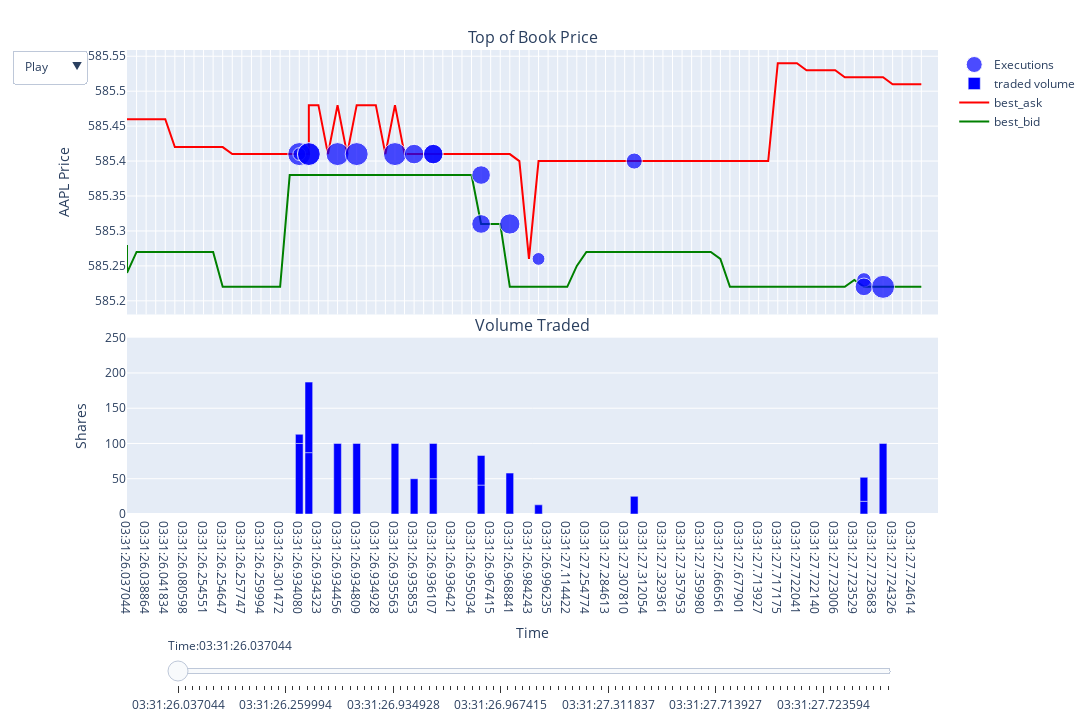

The code cell stored with this chart in its notebook:
### Code cell
# add the full slider to the layout
my_fig_dict["layout"]["sliders"] = [my_sliders_dict]

# plot the data and create an upper and lower sub plot
fig = go.Figure(my_fig_dict).set_subplots(2, 1, subplot_titles=('Top of Book Price', 'Volume Traded'), vertical_spacing=0.05, row_heights=[0.6, 0.4], shared_xaxes=True)
# set x and y for volume bar chart
fig.data[2].xaxis = "x2"
fig.data[2].yaxis = "y2"
fig.update_layout(yaxis2_title='Shares', xaxis2_title='Time')
fig.update_layout(width=1440, height=722, margin=dict(l=50, r=50, b=75, t=50), yaxis2_range=[0,250])
fig.show()
#fig.write_html("../data/html/AAPL_L1_Data.html")

### Figure 1 — Plotly figure (JSON) as saved in the notebook; plotly's stock layout.template omitted (floating-point values rounded to 4 significant figures)
{"data": [{"line": {"color": "green"}, "mode": "lines", "name": "best_bid", "type": "scatter", "x": ["03:31:26.037044", "03:31:26.037044", "03:31:26.037225", "03:31:26.038864", "03:31:26.038946", "03:31:26.041834", "03:31:26.080518", "03:31:26.080598", "03:31:26.081039", "03:31:26.254551", "03:31:26.254645", "03:31:26.254647", "03:31:26.257679", "03:31:26.257747", "03:31:26.258107", "03:31:26.259994", "03:31:26.298881", "03:31:26.301472", "03:31:26.422990", "03:31:26.934080", "03:31:26.934080", "03:31:26.934209", "03:31:26.934209", "03:31:26.934209", "03:31:26.934323", "03:31:26.934428", "03:31:26.934456", "03:31:26.934688", "03:31:26.934809", "03:31:26.934913", "03:31:26.934928", "03:31:26.935078", "03:31:26.935563", "03:31:26.935810", "03:31:26.935853", "03:31:26.936080", "03:31:26.936107", "03:31:26.936107", "03:31:26.936347", "03:31:26.936421", "03:31:26.936462", "03:31:26.955034", "03:31:26.966554", "03:31:26.966554", "03:31:26.966554", "03:31:26.967415", "03:31:26.967419", "03:31:26.968841", "03:31:26.973032", "03:31:26.984243", "03:31:26.984337", "03:31:26.996235", "03:31:26.998796", "03:31:27.114422", "03:31:27.121082", "03:31:27.254774", "03:31:27.254821", "03:31:27.284613", "03:31:27.291978", "03:31:27.307810", "03:31:27.311837", "03:31:27.311837", "03:31:27.312054", "03:31:27.315601", "03:31:27.329361", "03:31:27.357293", "03:31:27.357293", "03:31:27.357953", "03:31:27.359969", "03:31:27.359980", "03:31:27.666461", "03:31:27.666561", "03:31:27.666562", "03:31:27.677901", "03:31:27.677904", "03:31:27.713927", "03:31:27.713931", "03:31:27.717175", "03:31:27.721960", "03:31:27.721960", "03:31:27.721960", "03:31:27.721960", "03:31:27.722041", "03:31:27.722086", "03:31:27.722140", "03:31:27.722662", "03:31:27.723006", "03:31:27.723491", "03:31:27.723529", "03:31:27.723594", "03:31:27.723594", "03:31:27.723594", "03:31:27.723594", "03:31:27.723594", "03:31:27.723683", "03:31:27.724140", "03:31:27.724326", "03:31:27.724424", "03:31:27.724614", "03:31:27.724901"], "y": [585.3, 585.2, 585.3, 585.3, 585.3, 585.3, 585.3, 585.3, 585.3, 585.3, 585.3, 585.2, 585.2, 585.2, 585.2, 585.2, 585.2, 585.2, 585.4, 585.4, 585.4, 585.4, 585.4, 585.4, 585.4, 585.4, 585.4, 585.4, 585.4, 585.4, 585.4, 585.4, 585.4, 585.4, 585.4, 585.4, 585.4, 585.4, 585.4, 585.4, 585.4, 585.4, 585.3, 585.3, 585.3, 585.3, 585.3, 585.2, 585.2, 585.2, 585.2, 585.2, 585.2, 585.2, 585.2, 585.3, 585.3, 585.3, 585.3, 585.3, 585.3, 585.3, 585.3, 585.3, 585.3, 585.3, 585.3, 585.3, 585.3, 585.3, 585.3, 585.3, 585.2, 585.2, 585.2, 585.2, 585.2, 585.2, 585.2, 585.2, 585.2, 585.2, 585.2, 585.2, 585.2, 585.2, 585.2, 585.2, 585.2, 585.2, 585.2, 585.2, 585.2, 585.2, 585.2, 585.2, 585.2, 585.2, 585.2, 585.2]}, {"line": {"color": "red"}, "mode": "lines", "name": "best_ask", "type": "scatter", "x": ["03:31:26.037044", "03:31:26.037044", "03:31:26.037225", "03:31:26.038864", "03:31:26.038946", "03:31:26.041834", "03:31:26.080518", "03:31:26.080598", "03:31:26.081039", "03:31:26.254551", "03:31:26.254645", "03:31:26.254647", "03:31:26.257679", "03:31:26.257747", "03:31:26.258107", "03:31:26.259994", "03:31:26.298881", "03:31:26.301472", "03:31:26.422990", "03:31:26.934080", "03:31:26.934080", "03:31:26.934209", "03:31:26.934209", "03:31:26.934209", "03:31:26.934323", "03:31:26.934428", "03:31:26.934456", "03:31:26.934688", "03:31:26.934809", "03:31:26.934913", "03:31:26.934928", "03:31:26.935078", "03:31:26.935563", "03:31:26.935810", "03:31:26.935853", "03:31:26.936080", "03:31:26.936107", "03:31:26.936107", "03:31:26.936347", "03:31:26.936421", "03:31:26.936462", "03:31:26.955034", "03:31:26.966554", "03:31:26.966554", "03:31:26.966554", "03:31:26.967415", "03:31:26.967419", "03:31:26.968841", "03:31:26.973032", "03:31:26.984243", "03:31:26.984337", "03:31:26.996235", "03:31:26.998796", "03:31:27.114422", "03:31:27.121082", "03:31:27.254774", "03:31:27.254821", "03:31:27.284613", "03:31:27.291978", "03:31:27.307810", "03:31:27.311837", "03:31:27.311837", "03:31:27.312054", "03:31:27.315601", "03:31:27.329361", "03:31:27.357293", "03:31:27.357293", "03:31:27.357953", "03:31:27.359969", "03:31:27.359980", "03:31:27.666461", "03:31:27.666561", "03:31:27.666562", "03:31:27.677901", "03:31:27.677904", "03:31:27.713927", "03:31:27.713931", "03:31:27.717175", "03:31:27.721960", "03:31:27.721960", "03:31:27.721960", "03:31:27.721960", "03:31:27.722041", "03:31:27.722086", "03:31:27.722140", "03:31:27.722662", "03:31:27.723006", "03:31:27.723491", "03:31:27.723529", "03:31:27.723594", "03:31:27.723594", "03:31:27.723594", "03:31:27.723594", "03:31:27.723594", "03:31:27.723683", "03:31:27.724140", "03:31:27.724326", "03:31:27.724424", "03:31:27.724614", "03:31:27.724901"], "y": [585.5, 585.5, 585.5, 585.5, 585.5, 585.5, 585.4, 585.4, 585.4, 585.4, 585.4, 585.4, 585.4, 585.4, 585.4, 585.4, 585.4, 585.4, 585.4, 585.4, 585.4, 585.4, 585.5, 585.5, 585.5, 585.4, 585.5, 585.4, 585.5, 585.5, 585.5, 585.4, 585.5, 585.4, 585.4, 585.4, 585.4, 585.4, 585.4, 585.4, 585.4, 585.4, 585.4, 585.4, 585.4, 585.4, 585.4, 585.4, 585.4, 585.3, 585.4, 585.4, 585.4, 585.4, 585.4, 585.4, 585.4, 585.4, 585.4, 585.4, 585.4, 585.4, 585.4, 585.4, 585.4, 585.4, 585.4, 585.4, 585.4, 585.4, 585.4, 585.4, 585.4, 585.4, 585.4, 585.4, 585.4, 585.5, 585.5, 585.5, 585.5, 585.5, 585.5, 585.5, 585.5, 585.5, 585.5, 585.5, 585.5, 585.5, 585.5, 585.5, 585.5, 585.5, 585.5, 585.5, 585.5, 585.5, 585.5, 585.5]}, {"marker": {"color": "blue"}, "name": "traded volume", "type": "bar", "x": ["03:31:26.934080", "03:31:26.934080", "03:31:26.934209", "03:31:26.934209", "03:31:26.934456", "03:31:26.934809", "03:31:26.935563", "03:31:26.935853", "03:31:26.936107", "03:31:26.936107", "03:31:26.966554", "03:31:26.966554", "03:31:26.968841", "03:31:26.984337", "03:31:27.311837", "03:31:27.723594", "03:31:27.723594", "03:31:27.724140"], "xaxis": "x2", "y": [100, 13, 87, 100, 100, 100, 100, 50, 50, 50, 41, 42, 58, 13, 25, 18, 34, 100], "yaxis": "y2"}, {"marker": {"color": "blue", "size": [23.03, 12.82, 22.33, 23.03, 23.03, 23.03, 23.03, 19.56, 19.56, 19.56, 18.57, 18.69, 20.3, 12.82, 16.09, 14.45, 17.63, 23.03]}, "mode": "markers", "name": "Executions", "text": ["Shares: 100.0", "Shares: 13.0", "Shares: 87.0", "Shares: 100.0", "Shares: 100.0", "Shares: 100.0", "Shares: 100.0", "Shares: 50.0", "Shares: 50.0", "Shares: 50.0", "Shares: 41.0", "Shares: 42.0", "Shares: 58.0", "Shares: 13.0", "Shares: 25.0", "Shares: 18.0", "Shares: 34.0", "Shares: 100.0"], "type": "scatter", "x": ["03:31:26.934080", "03:31:26.934080", "03:31:26.934209", "03:31:26.934209", "03:31:26.934456", "03:31:26.934809", "03:31:26.935563", "03:31:26.935853", "03:31:26.936107", "03:31:26.936107", "03:31:26.966554", "03:31:26.966554", "03:31:26.968841", "03:31:26.984337", "03:31:27.311837", "03:31:27.723594", "03:31:27.723594", "03:31:27.724140"], "y": [585.4, 585.4, 585.4, 585.4, 585.4, 585.4, 585.4, 585.4, 585.4, 585.4, 585.4, 585.3, 585.3, 585.3, 585.4, 585.2, 585.2, 585.2]}], "layout": {"annotations": [{"font": {"size": 16}, "showarrow": false, "text": "Top of Book Price", "x": 0.5, "xanchor": "center", "xref": "paper", "y": 1, "yanchor": "bottom", "yref": "paper"}, {"font": {"size": 16}, "showarrow": false, "text": "Volume Traded", "x": 0.5, "xanchor": "center", "xref": "paper", "y": 0.38, "yanchor": "bottom", "yref": "paper"}], "barmode": "stack", "height": 722, "hovermode": "closest", "margin": {"b": 75, "l": 50, "r": 50, "t": 50}, "sliders": [{"active": 0, "currentvalue": {"prefix": "Time:"}, "len": 0.9, "pad": {"b": 0, "t": 120}, "steps": [{"args": [["03:31:26.037044"], {"frame": {"duration": 0, "redraw": false}, "mode": "immediate", "transition": {"duration": 0}}], "label": "03:31:26.037044", "method": "animate"}, {"args": [["03:31:26.037044"], {"frame": {"duration": 0, "redraw": false}, "mode": "immediate", "transition": {"duration": 0}}], "label": "03:31:26.037044", "method": "animate"}, {"args": [["03:31:26.037225"], {"frame": {"duration": 0, "redraw": false}, "mode": "immediate", "transition": {"duration": 0}}], "label": "03:31:26.037225", "method": "animate"}, {"args": [["03:31:26.038864"], {"frame": {"duration": 0, "redraw": false}, "mode": "immediate", "transition": {"duration": 0}}], "label": "03:31:26.038864", "method": "animate"}, {"args": [["03:31:26.038946"], {"frame": {"duration": 0, "redraw": false}, "mode": "immediate", "transition": {"duration": 0}}], "label": "03:31:26.038946", "method": "animate"}, {"args": [["03:31:26.041834"], {"frame": {"duration": 0, "redraw": false}, "mode": "immediate", "transition": {"duration": 0}}], "label": "03:31:26.041834", "method": "animate"}, {"args": [["03:31:26.080518"], {"frame": {"duration": 0, "redraw": false}, "mode": "immediate", "transition": {"duration": 0}}], "label": "03:31:26.080518", "method": "animate"}, {"args": [["03:31:26.080598"], {"frame": {"duration": 0, "redraw": false}, "mode": "immediate", "transition": {"duration": 0}}], "label": "03:31:26.080598", "method": "animate"}, {"args": [["03:31:26.081039"], {"frame": {"duration": 0, "redraw": false}, "mode": "immediate", "transition": {"duration": 0}}], "label": "03:31:26.081039", "method": "animate"}, {"args": [["03:31:26.254551"], {"frame": {"duration": 0, "redraw": false}, "mode": "immediate", "transition": {"duration": 0}}], "label": "03:31:26.254551", "method": "animate"}, {"args": [["03:31:26.254645"], {"frame": {"duration": 0, "redraw": false}, "mode": "immediate", "transition": {"duration": 0}}], "label": "03:31:26.254645", "method": "animate"}, {"args": [["03:31:26.254647"], {"frame": {"duration": 0, "redraw": false}, "mode": "immediate", "transition": {"duration": 0}}], "label": "03:31:26.254647", "method": "animate"}, {"args": [["03:31:26.257679"], {"frame": {"duration": 0, "redraw": false}, "mode": "immediate", "transition": {"duration": 0}}], "label": "03:31:26.257679", "method": "animate"}, {"args": [["03:31:26.257747"], {"frame": {"duration": 0, "redraw": false}, "mode": "immediate", "transition": {"duration": 0}}], "label": "03:31:26.257747", "method": "animate"}, {"args": [["03:31:26.258107"], {"frame": {"duration": 0, "redraw": false}, "mode": "immediate", "transition": {"duration": 0}}], "label": "03:31:26.258107", "method": "animate"}, {"args": [["03:31:26.259994"], {"frame": {"duration": 0, "redraw": false}, "mode": "immediate", "transition": {"duration": 0}}], "label": "03:31:26.259994", "method": "animate"}, {"args": [["03:31:26.298881"], {"frame": {"duration": 0, "redraw": false}, "mode": "immediate", "transition": {"duration": 0}}], "label": "03:31:26.298881", "method": "animate"}, {"args": [["03:31:26.301472"], {"frame": {"duration": 0, "redraw": false}, "mode": "immediate", "transition": {"duration": 0}}], "label": "03:31:26.301472", "method": "animate"}, {"args": [["03:31:26.422990"], {"frame": {"duration": 0, "redraw": false}, "mode": "immediate", "transition": {"duration": 0}}], "label": "03:31:26.422990", "method": "animate"}, {"args": [["03:31:26.934080"], {"frame": {"duration": 0, "redraw": false}, "mode": "immediate", "transition": {"duration": 0}}], "label": "03:31:26.934080", "method": "animate"}, {"args": [["03:31:26.934080"], {"frame": {"duration": 0, "redraw": false}, "mode": "immediate", "transition": {"duration": 0}}], "label": "03:31:26.934080", "method": "animate"}, {"args": [["03:31:26.934209"], {"frame": {"duration": 0, "redraw": false}, "mode": "immediate", "transition": {"duration": 0}}], "label": "03:31:26.934209", "method": "animate"}, {"args": [["03:31:26.934209"], {"frame": {"duration": 0, "redraw": false}, "mode": "immediate", "transition": {"duration": 0}}], "label": "03:31:26.934209", "method": "animate"}, {"args": [["03:31:26.934209"], {"frame": {"duration": 0, "redraw": false}, "mode": "immediate", "transition": {"duration": 0}}], "label": "03:31:26.934209", "method": "animate"}, {"args": [["03:31:26.934323"], {"frame": {"duration": 0, "redraw": false}, "mode": "immediate", "transition": {"duration": 0}}], "label": "03:31:26.934323", "method": "animate"}, {"args": [["03:31:26.934428"], {"frame": {"duration": 0, "redraw": false}, "mode": "immediate", "transition": {"duration": 0}}], "label": "03:31:26.934428", "method": "animate"}, {"args": [["03:31:26.934456"], {"frame": {"duration": 0, "redraw": false}, "mode": "immediate", "transition": {"duration": 0}}], "label": "03:31:26.934456", "method": "animate"}, {"args": [["03:31:26.934688"], {"frame": {"duration": 0, "redraw": false}, "mode": "immediate", "transition": {"duration": 0}}], "label": "03:31:26.934688", "method": "animate"}, {"args": [["03:31:26.934809"], {"frame": {"duration": 0, "redraw": false}, "mode": "immediate", "transition": {"duration": 0}}], "label": "03:31:26.934809", "method": "animate"}, {"args": [["03:31:26.934913"], {"frame": {"duration": 0, "redraw": false}, "mode": "immediate", "transition": {"duration": 0}}], "label": "03:31:26.934913", "method": "animate"}, {"args": [["03:31:26.934928"], {"frame": {"duration": 0, "redraw": false}, "mode": "immediate", "transition": {"duration": 0}}], "label": "03:31:26.934928", "method": "animate"}, {"args": [["03:31:26.935078"], {"frame": {"duration": 0, "redraw": false}, "mode": "immediate", "transition": {"duration": 0}}], "label": "03:31:26.935078", "method": "animate"}, {"args": [["03:31:26.935563"], {"frame": {"duration": 0, "redraw": false}, "mode": "immediate", "transition": {"duration": 0}}], "label": "03:31:26.935563", "method": "animate"}, {"args": [["03:31:26.935810"], {"frame": {"duration": 0, "redraw": false}, "mode": "immediate", "transition": {"duration": 0}}], "label": "03:31:26.935810", "method": "animate"}, {"args": [["03:31:26.935853"], {"frame": {"duration": 0, "redraw": false}, "mode": "immediate", "transition": {"duration": 0}}], "label": "03:31:26.935853", "method": "animate"}, {"args": [["03:31:26.936080"], {"frame": {"duration": 0, "redraw": false}, "mode": "immediate", "transition": {"duration": 0}}], "label": "03:31:26.936080", "method": "animate"}, {"args": [["03:31:26.936107"], {"frame": {"duration": 0, "redraw": false}, "mode": "immediate", "transition": {"duration": 0}}], "label": "03:31:26.936107", "method": "animate"}, {"args": [["03:31:26.936107"], {"frame": {"duration": 0, "redraw": false}, "mode": "immediate", "transition": {"duration": 0}}], "label": "03:31:26.936107", "method": "animate"}, {"args": [["03:31:26.936347"], {"frame": {"duration": 0, "redraw": false}, "mode": "immediate", "transition": {"duration": 0}}], "label": "03:31:26.936347", "method": "animate"}, {"args": [["03:31:26.936421"], {"frame": {"duration": 0, "redraw": false}, "mode": "immediate", "transition": {"duration": 0}}], "label": "03:31:26.936421", "method": "animate"}, {"args": [["03:31:26.936462"], {"frame": {"duration": 0, "redraw": false}, "mode": "immediate", "transition": {"duration": 0}}], "label": "03:31:26.936462", "method": "animate"}, {"args": [["03:31:26.955034"], {"frame": {"duration": 0, "redraw": false}, "mode": "immediate", "transition": {"duration": 0}}], "label": "03:31:26.955034", "method": "animate"}, {"args": [["03:31:26.966554"], {"frame": {"duration": 0, "redraw": false}, "mode": "immediate", "transition": {"duration": 0}}], "label": "03:31:26.966554", "method": "animate"}, {"args": [["03:31:26.966554"], {"frame": {"duration": 0, "redraw": false}, "mode": "immediate", "transition": {"duration": 0}}], "label": "03:31:26.966554", "method": "animate"}, {"args": [["03:31:26.966554"], {"frame": {"duration": 0, "redraw": false}, "mode": "immediate", "transition": {"duration": 0}}], "label": "03:31:26.966554", "method": "animate"}, {"args": [["03:31:26.967415"], {"frame": {"duration": 0, "redraw": false}, "mode": "immediate", "transition": {"duration": 0}}], "label": "03:31:26.967415", "method": "animate"}, {"args": [["03:31:26.967419"], {"frame": {"duration": 0, "redraw": false}, "mode": "immediate", "transition": {"duration": 0}}], "label": "03:31:26.967419", "method": "animate"}, {"args": [["03:31:26.968841"], {"frame": {"duration": 0, "redraw": false}, "mode": "immediate", "transition": {"duration": 0}}], "label": "03:31:26.968841", "method": "animate"}, {"args": [["03:31:26.973032"], {"frame": {"duration": 0, "redraw": false}, "mode": "immediate", "transition": {"duration": 0}}], "label": "03:31:26.973032", "method": "animate"}, {"args": [["03:31:26.984243"], {"frame": {"duration": 0, "redraw": false}, "mode": "immediate", "transition": {"duration": 0}}], "label": "03:31:26.984243", "method": "animate"}, {"args": [["03:31:26.984337"], {"frame": {"duration": 0, "redraw": false}, "mode": "immediate", "transition": {"duration": 0}}], "label": "03:31:26.984337", "method": "animate"}, {"args": [["03:31:26.996235"], {"frame": {"duration": 0, "redraw": false}, "mode": "immediate", "transition": {"duration": 0}}], "label": "03:31:26.996235", "method": "animate"}, {"args": [["03:31:26.998796"], {"frame": {"duration": 0, "redraw": false}, "mode": "immediate", "transition": {"duration": 0}}], "label": "03:31:26.998796", "method": "animate"}, {"args": [["03:31:27.114422"], {"frame": {"duration": 0, "redraw": false}, "mode": "immediate", "transition": {"duration": 0}}], "label": "03:31:27.114422", "method": "animate"}, {"args": [["03:31:27.121082"], {"frame": {"duration": 0, "redraw": false}, "mode": "immediate", "transition": {"duration": 0}}], "label": "03:31:27.121082", "method": "animate"}, {"args": [["03:31:27.254774"], {"frame": {"duration": 0, "redraw": false}, "mode": "immediate", "transition": {"duration": 0}}], "label": "03:31:27.254774", "method": "animate"}, {"args": [["03:31:27.254821"], {"frame": {"duration": 0, "redraw": false}, "mode": "immediate", "transition": {"duration": 0}}], "label": "03:31:27.254821", "method": "animate"}, {"args": [["03:31:27.284613"], {"frame": {"duration": 0, "redraw": false}, "mode": "immediate", "transition": {"duration": 0}}], "label": "03:31:27.284613", "method": "animate"}, {"args": [["03:31:27.291978"], {"frame": {"duration": 0, "redraw": false}, "mode": "immediate", "transition": {"duration": 0}}], "label": "03:31:27.291978", "method": "animate"}, {"args": [["03:31:27.307810"], {"frame": {"duration": 0, "redraw": false}, "mode": "immediate", "transition": {"duration": 0}}], "label": "03:31:27.307810", "method": "animate"}, {"args": [["03:31:27.311837"], {"frame": {"duration": 0, "redraw": false}, "mode": "immediate", "transition": {"duration": 0}}], "label": "03:31:27.311837", "method": "animate"}, {"args": [["03:31:27.311837"], {"frame": {"duration": 0, "redraw": false}, "mode": "immediate", "transition": {"duration": 0}}], "label": "03:31:27.311837", "method": "animate"}, {"args": [["03:31:27.312054"], {"frame": {"duration": 0, "redraw": false}, "mode": "immediate", "transition": {"duration": 0}}], "label": "03:31:27.312054", "method": "animate"}, {"args": [["03:31:27.315601"], {"frame": {"duration": 0, "redraw": false}, "mode": "immediate", "transition": {"duration": 0}}], "label": "03:31:27.315601", "method": "animate"}, {"args": [["03:31:27.329361"], {"frame": {"duration": 0, "redraw": false}, "mode": "immediate", "transition": {"duration": 0}}], "label": "03:31:27.329361", "method": "animate"}, {"args": [["03:31:27.357293"], {"frame": {"duration": 0, "redraw": false}, "mode": "immediate", "transition": {"duration": 0}}], "label": "03:31:27.357293", "method": "animate"}, {"args": [["03:31:27.357293"], {"frame": {"duration": 0, "redraw": false}, "mode": "immediate", "transition": {"duration": 0}}], "label": "03:31:27.357293", "method": "animate"}, {"args": [["03:31:27.357953"], {"frame": {"duration": 0, "redraw": false}, "mode": "immediate", "transition": {"duration": 0}}], "label": "03:31:27.357953", "method": "animate"}, {"args": [["03:31:27.359969"], {"frame": {"duration": 0, "redraw": false}, "mode": "immediate", "transition": {"duration": 0}}], "label": "03:31:27.359969", "method": "animate"}, {"args": [["03:31:27.359980"], {"frame": {"duration": 0, "redraw": false}, "mode": "immediate", "transition": {"duration": 0}}], "label": "03:31:27.359980", "method": "animate"}, {"args": [["03:31:27.666461"], {"frame": {"duration": 0, "redraw": false}, "mode": "immediate", "transition": {"duration": 0}}], "label": "03:31:27.666461", "method": "animate"}, {"args": [["03:31:27.666561"], {"frame": {"duration": 0, "redraw": false}, "mode": "immediate", "transition": {"duration": 0}}], "label": "03:31:27.666561", "method": "animate"}, {"args": [["03:31:27.666562"], {"frame": {"duration": 0, "redraw": false}, "mode": "immediate", "transition": {"duration": 0}}], "label": "03:31:27.666562", "method": "animate"}, {"args": [["03:31:27.677901"], {"frame": {"duration": 0, "redraw": false}, "mode": "immediate", "transition": {"duration": 0}}], "label": "03:31:27.677901", "method": "animate"}, {"args": [["03:31:27.677904"], {"frame": {"duration": 0, "redraw": false}, "mode": "immediate", "transition": {"duration": 0}}], "label": "03:31:27.677904", "method": "animate"}, {"args": [["03:31:27.713927"], {"frame": {"duration": 0, "redraw": false}, "mode": "immediate", "transition": {"duration": 0}}], "label": "03:31:27.713927", "method": "animate"}, {"args": [["03:31:27.713931"], {"frame": {"duration": 0, "redraw": false}, "mode": "immediate", "transition": {"duration": 0}}], "label": "03:31:27.713931", "method": "animate"}, {"args": [["03:31:27.717175"], {"frame": {"duration": 0, "redraw": false}, "mode": "immediate", "transition": {"duration": 0}}], "label": "03:31:27.717175", "method": "animate"}, {"args": [["03:31:27.721960"], {"frame": {"duration": 0, "redraw": false}, "mode": "immediate", "transition": {"duration": 0}}], "label": "03:31:27.721960", "method": "animate"}, {"args": [["03:31:27.721960"], {"frame": {"duration": 0, "redraw": false}, "mode": "immediate", "transition": {"duration": 0}}], "label": "03:31:27.721960", "method": "animate"}, {"args": [["03:31:27.721960"], {"frame": {"duration": 0, "redraw": false}, "mode": "immediate", "transition": {"duration": 0}}], "label": "03:31:27.721960", "method": "animate"}, {"args": [["03:31:27.721960"], {"frame": {"duration": 0, "redraw": false}, "mode": "immediate", "transition": {"duration": 0}}], "label": "03:31:27.721960", "method": "animate"}, {"args": [["03:31:27.722041"], {"frame": {"duration": 0, "redraw": false}, "mode": "immediate", "transition": {"duration": 0}}], "label": "03:31:27.722041", "method": "animate"}, {"args": [["03:31:27.722086"], {"frame": {"duration": 0, "redraw": false}, "mode": "immediate", "transition": {"duration": 0}}], "label": "03:31:27.722086", "method": "animate"}, {"args": [["03:31:27.722140"], {"frame": {"duration": 0, "redraw": false}, "mode": "immediate", "transition": {"duration": 0}}], "label": "03:31:27.722140", "method": "animate"}, {"args": [["03:31:27.722662"], {"frame": {"duration": 0, "redraw": false}, "mode": "immediate", "transition": {"duration": 0}}], "label": "03:31:27.722662", "method": "animate"}, {"args": [["03:31:27.723006"], {"frame": {"duration": 0, "redraw": false}, "mode": "immediate", "transition": {"duration": 0}}], "label": "03:31:27.723006", "method": "animate"}, {"args": [["03:31:27.723491"], {"frame": {"duration": 0, "redraw": false}, "mode": "immediate", "transition": {"duration": 0}}], "label": "03:31:27.723491", "method": "animate"}, {"args": [["03:31:27.723529"], {"frame": {"duration": 0, "redraw": false}, "mode": "immediate", "transition": {"duration": 0}}], "label": "03:31:27.723529", "method": "animate"}, {"args": [["03:31:27.723594"], {"frame": {"duration": 0, "redraw": false}, "mode": "immediate", "transition": {"duration": 0}}], "label": "03:31:27.723594", "method": "animate"}, {"args": [["03:31:27.723594"], {"frame": {"duration": 0, "redraw": false}, "mode": "immediate", "transition": {"duration": 0}}], "label": "03:31:27.723594", "method": "animate"}, {"args": [["03:31:27.723594"], {"frame": {"duration": 0, "redraw": false}, "mode": "immediate", "transition": {"duration": 0}}], "label": "03:31:27.723594", "method": "animate"}, {"args": [["03:31:27.723594"], {"frame": {"duration": 0, "redraw": false}, "mode": "immediate", "transition": {"duration": 0}}], "label": "03:31:27.723594", "method": "animate"}, {"args": [["03:31:27.723594"], {"frame": {"duration": 0, "redraw": false}, "mode": "immediate", "transition": {"duration": 0}}], "label": "03:31:27.723594", "method": "animate"}, {"args": [["03:31:27.723683"], {"frame": {"duration": 0, "redraw": false}, "mode": "immediate", "transition": {"duration": 0}}], "label": "03:31:27.723683", "method": "animate"}, {"args": [["03:31:27.724140"], {"frame": {"duration": 0, "redraw": false}, "mode": "immediate", "transition": {"duration": 0}}], "label": "03:31:27.724140", "method": "animate"}, {"args": [["03:31:27.724326"], {"frame": {"duration": 0, "redraw": false}, "mode": "immediate", "transition": {"duration": 0}}], "label": "03:31:27.724326", "method": "animate"}, {"args": [["03:31:27.724424"], {"frame": {"duration": 0, "redraw": false}, "mode": "immediate", "transition": {"duration": 0}}], "label": "03:31:27.724424", "method": "animate"}, {"args": [["03:31:27.724614"], {"frame": {"duration": 0, "redraw": false}, "mode": "immediate", "transition": {"duration": 0}}], "label": "03:31:27.724614", "method": "animate"}, {"args": [["03:31:27.724901"], {"frame": {"duration": 0, "redraw": false}, "mode": "immediate", "transition": {"duration": 0}}], "label": "03:31:27.724901", "method": "animate"}], "x": 0.05, "xanchor": "left", "y": 0}], "updatemenus": [{"buttons": [{"args": [null, {"frame": {"duration": 0, "redraw": false}, "fromcurrent": true, "transition": {"duration": 0, "easing": "quadratic-in-out"}}], "label": "Play", "method": "animate"}, {"args": [[null], {"frame": {"duration": 0, "redraw": false}, "mode": "immediate", "transition": {"duration": 0}}], "label": "Pause", "method": "animate"}]}], "width": 1440, "xaxis": {"anchor": "y", "autorange": true, "domain": [0, 1], "dtick": "250ms", "matches": "x2", "showticklabels": false, "tickformat": "%S.%.3f", "tickmode": "linear"}, "xaxis2": {"anchor": "y2", "domain": [0, 1], "title": {"text": "Time"}}, "yaxis": {"anchor": "x", "domain": [0.43, 1], "title": {"text": "AAPL Price"}}, "yaxis2": {"anchor": "x2", "domain": [0, 0.38], "range": [0, 250], "title": {"text": "Shares"}}}}
